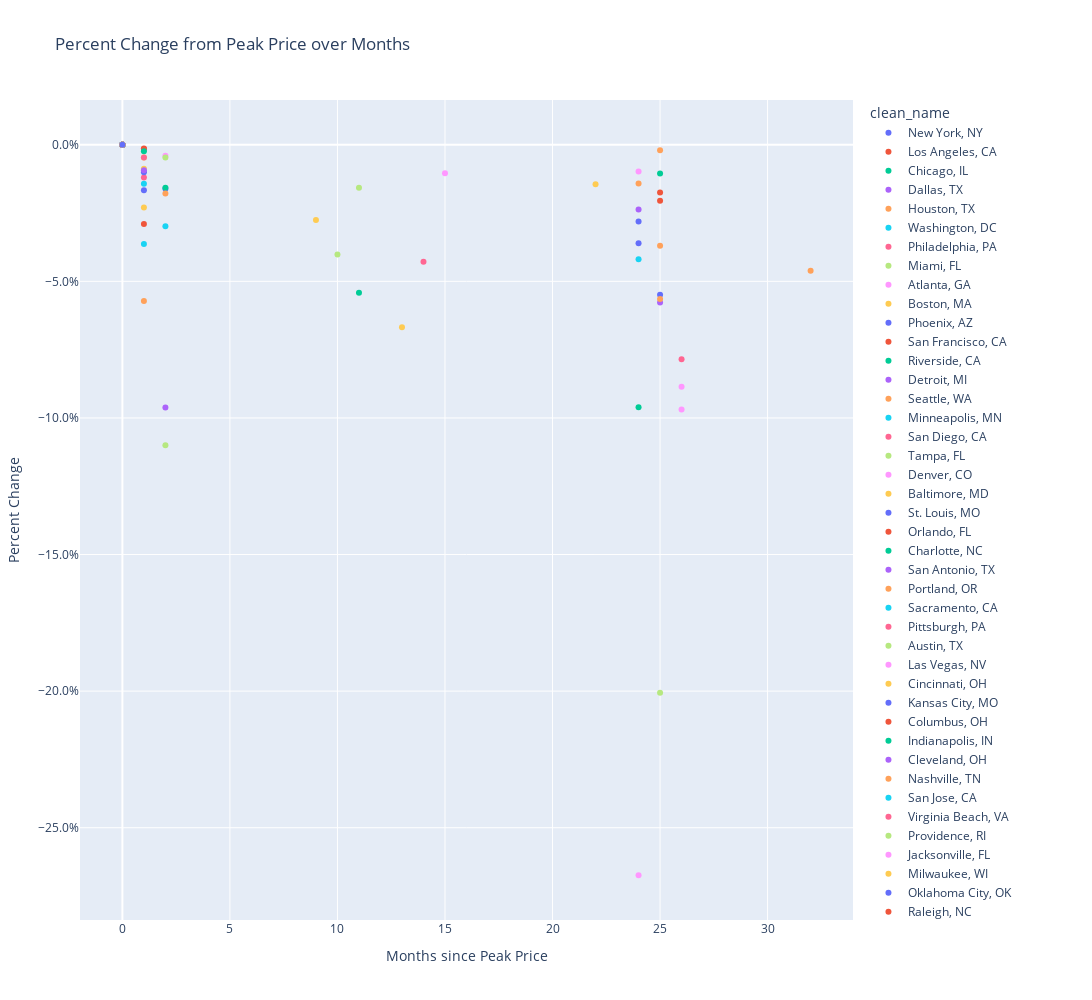

This figure's notebook cell:
### Code cell
# Create the Plotly chart
# out = out.merge(markets[['clean_name', 'parcl_id']], on='parcl_id', how='inner')
fig = px.scatter(out, x='months', y='peak_to_current.percent_change', title='Percent Change from Peak Price over Months', color='clean_name')

# Format the Y-axis as a percentage
fig.update_layout(
    yaxis_tickformat='.1%',
    xaxis_title='Months since Peak Price',
    yaxis_title='Percent Change',
    width=1600,
    height=1000
)

# Show the chart
fig.show()
